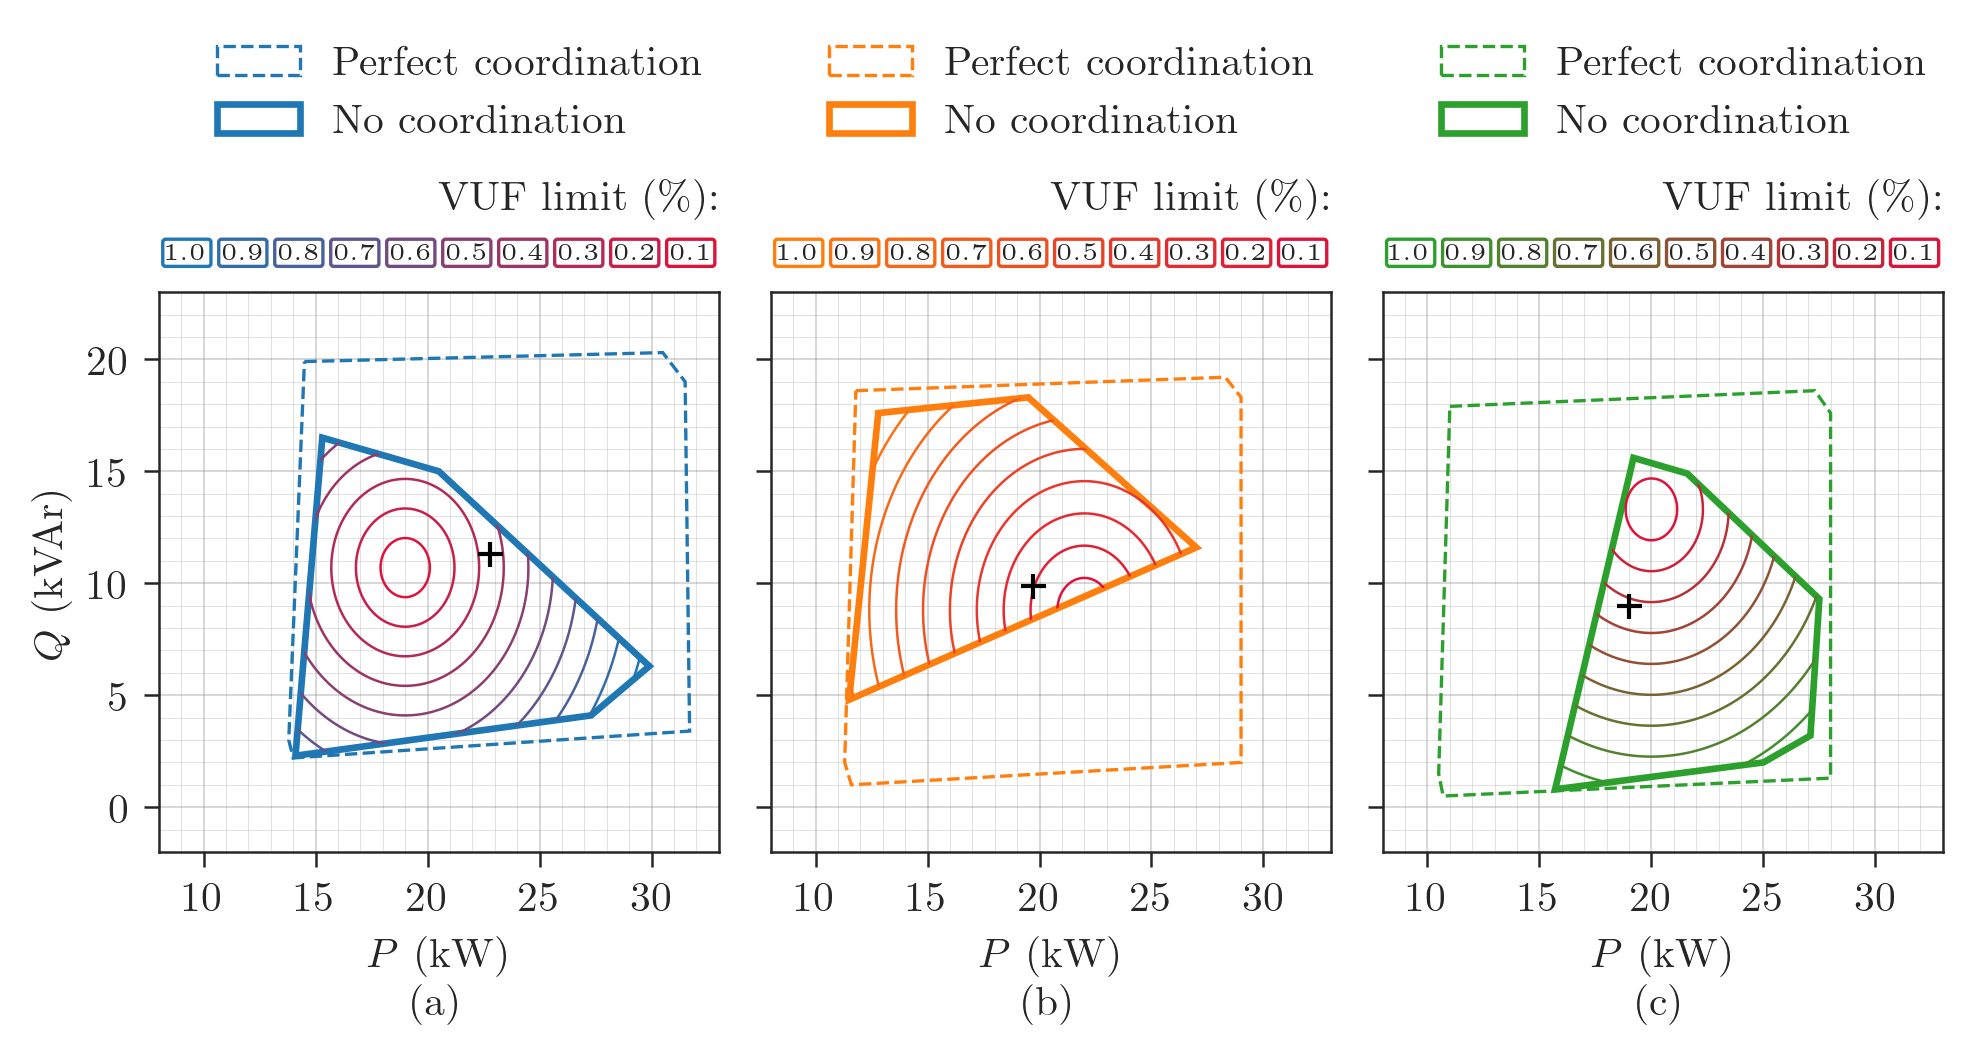

Reproduce this figure in Python.
"""Draws feasible operating regions with nested limit contours, on synthetic data."""
from pathlib import Path

import numpy as np

import labfigs as lf

out = Path(__file__).parent
lf.use()

limits = np.arange(0.1, 1.01, 0.1)
p, q = np.meshgrid(np.linspace(8, 33, 300), np.linspace(-2, 23, 300))
cases = (
    ("C2", [(14.5, 19.9), (30.5, 20.3), (31.5, 19), (31.7, 3.4), (14, 2.2), (13.8, 3)],
     [(14.1, 2.3), (15.3, 16.5), (20.5, 15), (29.9, 6.3), (27.3, 4.1)], (19, 10.7), 11, (22.8, 11.3)),
    ("C3", [(11.8, 18.6), (28.3, 19.2), (29, 18.3), (29, 2), (11.6, 1), (11.3, 2)],
     [(11.5, 4.8), (12.8, 17.6), (19.5, 18.3), (27, 11.6)], (22, 8.8), 12, (19.7, 9.9)),
    ("C4", [(11, 17.9), (27.3, 18.6), (28, 17.6), (28, 1.3), (10.7, 0.5), (10.5, 1.5)],
     [(15.7, 0.8), (19.2, 15.6), (21.6, 14.9), (27.5, 9.3), (27.1, 3.2), (25, 2)], (20, 13.3), 11.5, (19, 9)),
)
fig, axes = lf.subplots(1, 3, aspect=1.45, sharey=True)
for ax, letter, (color, outer, inner, centre, reach, point) in zip(axes, "abc", cases):
    shades = lf.ramp(len(limits), (lf.POSTERIOR, color))
    lf.region(ax, outer, color, dashed=True, label="Perfect coordination")
    free = lf.region(ax, inner, color, label="No coordination")
    unbalance = np.hypot(p - centre[0], (q - centre[1]) / 1.2) / reach
    lf.contours(ax, p, q, unbalance, limits, shades, within=free)
    ax.plot(*point, "+", color=lf.TRUE)
    lf.level_key(ax, [f"{v:.1f}" for v in limits[::-1]], shades[::-1], r"VUF limit (\%):")
    lf.legend_above(ax, gap=0.24, ncols=1, frameon=False)
    lf.grid(ax)
    ax.set(aspect="equal", xlim=(8, 33), ylim=(-2, 23), xticks=np.arange(10, 31, 5), yticks=np.arange(0, 21, 5))
    ax.set_xlabel(f"$P$ (kW)\n({letter})")
axes[0].set_ylabel("$Q$ (kVAr)")
lf.save(fig, out / "feasible_regions", trim=False)

assert (out / "feasible_regions.png").stat().st_size > 0
print("wrote", out / "feasible_regions.png")
